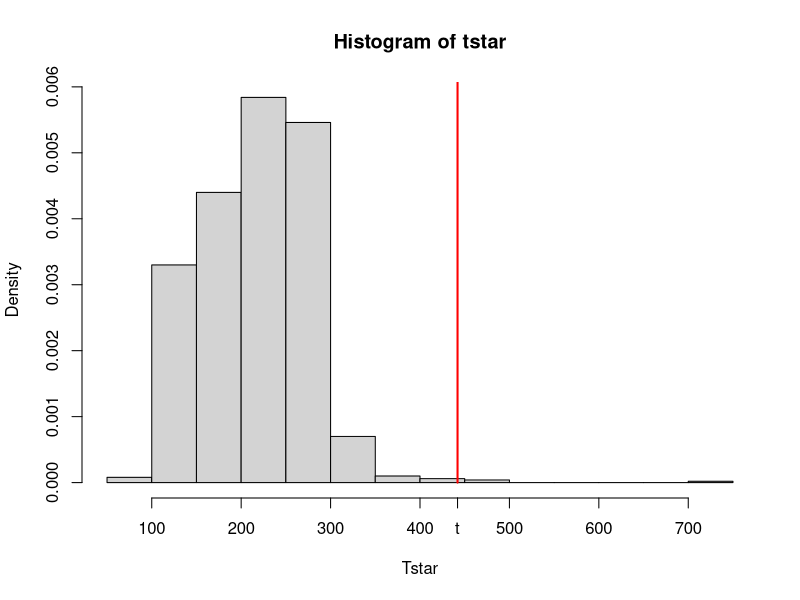

Source code (R):
options(digits=3)

clouds = read.table("clouds.txt", header=TRUE)
seeded <- clouds$seeded

# Calculate the estimator
mean_estimator <- mean(seeded)

# Calculate the standard error 
se <- mean_estimator / sqrt(length(seeded))

# Finding the z-score 
z_score = qnorm(0.975)

# Lower CI Boundary
lower <- mean_estimator - z_score*se
lower

# Upper CI Boundary
upper <- mean_estimator + z_score*se
upper

# Bootstrap CI

B=1000
Tstar=numeric(B)
for(i in 1:B) {
  Xstar=sample(seeded,replace=TRUE)
  Tstar[i]=median(Xstar) 
}

Tstar25=quantile(Tstar,0.025)
Tstar975=quantile(Tstar,0.975)
c(2*mean(seeded)-Tstar975,2*mean(seeded)-Tstar25)

t <- mean_estimator
pl=sum(Tstar<t)/B;pr=sum(Tstar>t)/B
p=2*min(pl,pr); p
## p-value is 0.004 < 0.05 so H0 is rejected

hist(Tstar,prob=T, main="Histogram of tstar")
lines(rep(t,2),c(0,0.03), col="red",lwd=2)
axis(1,t,expression(paste("t")))

ks.test(jitter(Tstar), "pexp", t)
# p-value small so H0 is rejected